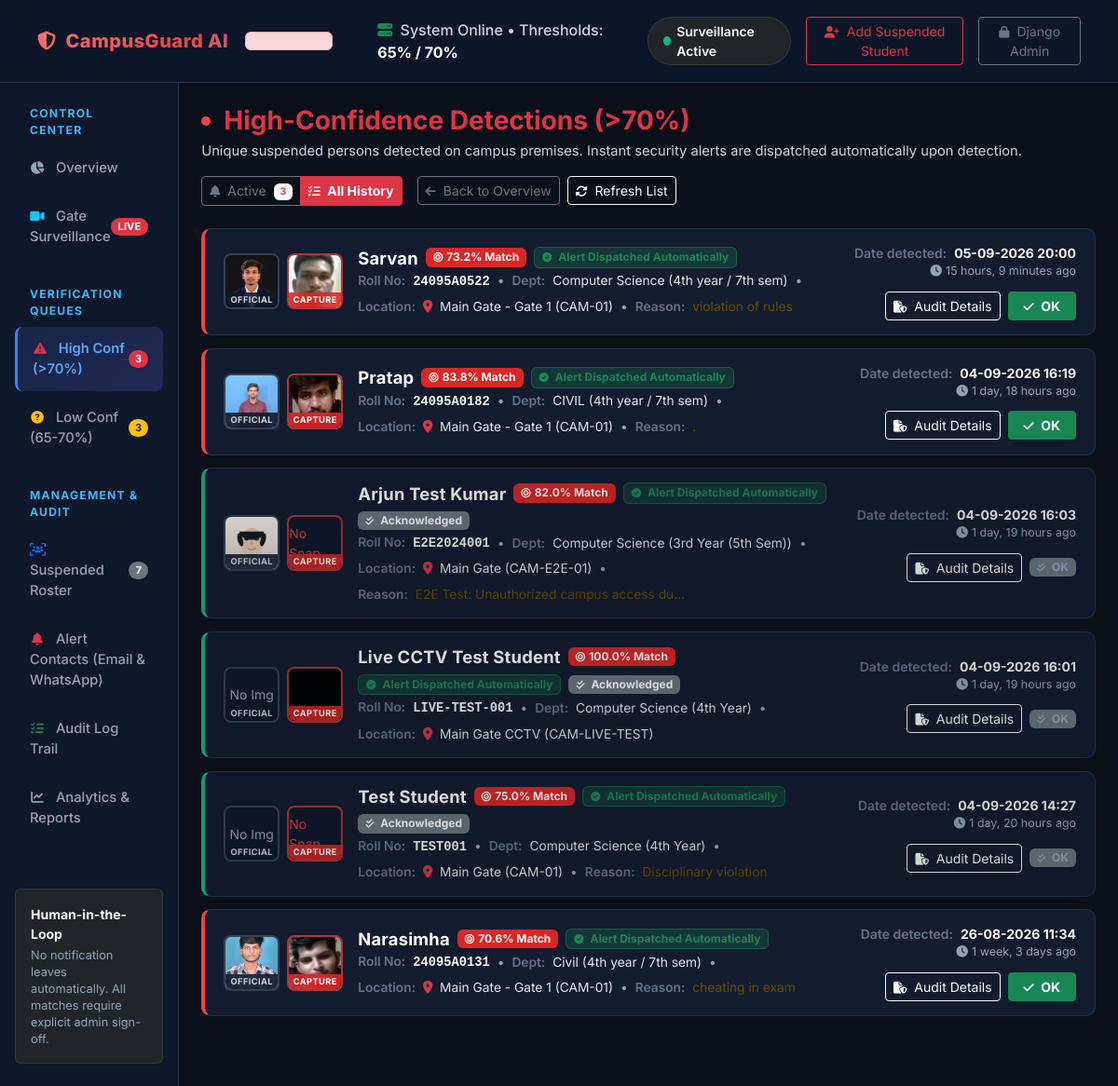
/queue/high-confidence/?show=all, run on the app's committed database.
### surveillance/models.py (models this page shows, shortened)
class DetectionLog(models.Model):
    STATUS_CHOICES = [
        ('pending', 'Pending Review'),
        ('low_confidence', 'Low Confidence Queue (65%-70%)'),
        ('high_confidence', 'High Confidence Queue (>70%)'),
        ('verified', 'Verified Match (Alert Sent)'),
        ('acknowledged', 'Acknowledged / OK'),
        ('rejected', 'Rejected (False Positive)'),
        ('unmatched', 'Unmatched / Discarded (<65%)'),
    ]
    matched_student = models.ForeignKey(
        SuspendedStudent,
        on_delete=models.SET_NULL,
        null=True,
        blank=True,
        related_name="detections",
        verbose_name="Matched Suspended Student"
    )
    camera_id = models.CharField(
        max_length=50,
        default="CAM-01",
        verbose_name="Camera ID / Stream Source"
    )
    location = models.CharField(
        max_length=150,
        default="Main Gate - Entry Point",
        verbose_name="Gate / Camera Location"
    )
    timestamp = models.DateTimeField(
        auto_now_add=True,
        verbose_name="Detection Timestamp"
    )
    confidence_score = models.FloatField(
        verbose_name="Match Confidence Score (0.0 - 1.0)"
    )
    snapshot_image = models.ImageField(
        upload_to='snapshots/%Y/%m/%d/',
        verbose_name="Surveillance Frame Snapshot / Cropped Face"
    )
    status = models.CharField(
        max_length=30,
        choices=STATUS_CHOICES,
        default='pending',
        verbose_name="Review Status"
    )
    admin_reviewed_by = models.ForeignKey(
        User,
        on_delete=models.SET_NULL,
        null=True,
        blank=True,
        related_name="reviewed_detections",
        verbose_name="Reviewed By Admin"
    )
    admin_notes = models.TextField(
        null=True,
        blank=True,
        verbose_name="Admin Review Notes"
    )
    alert_sent = models.BooleanField(
        default=False,
        verbose_name="Email Alert Dispatched"
    )
    alert_sent_at = models.DateTimeField(
        null=True,
        blank=True,
        verbose_name="Email Alert Sent Timestamp"
    )
    whatsapp_sent = models.BooleanField(
        default=False,
        verbose_name="WhatsApp Alert Dispatched"
    )
    whatsapp_sent_at = models.DateTimeField(
        null=True,
        blank=True,
        verbose_name="WhatsApp Alert Sent Timestamp"
    )
    class Meta:
        ordering = ['-timestamp']
        verbose_name = "Detection Log"
        verbose_name_plural = "Detection Logs"
    @property
    def confidence_percentage(self):
        return round(self.confidence_score * 100, 1)

### students/models.py (models this page shows, shortened)
class SuspendedStudent(models.Model):
    STATUS_CHOICES = [
        ('active', 'Active Suspension'),
        ('expired', 'Suspension Expired'),
    ]
    student_id = models.CharField(
        max_length=50,
        unique=True,
        verbose_name="Roll Number / Student ID",
        help_text="Unique student registration/roll number."
    )
    full_name = models.CharField(
        max_length=150,
        verbose_name="Full Name"
    )
    photo = models.ImageField(
        upload_to='students/profiles/',
        verbose_name="Reference Photo"
    )
    department = models.CharField(
        max_length=100,
        verbose_name="Department"
    )
    year = models.CharField(
        max_length=20,
        verbose_name="Year / Semester"
    )
    suspension_reason = models.TextField(
        verbose_name="Reason for Suspension"
    )
    suspension_start_date = models.DateField(
        verbose_name="Suspension Start Date"
    )
    suspension_end_date = models.DateField(
        verbose_name="Suspension End Date"
    )
    status = models.CharField(
        max_length=20,
        choices=STATUS_CHOICES,
        default='active',
        verbose_name="Suspension Status"
    )
    added_by = models.ForeignKey(
        User,
        on_delete=models.SET_NULL,
        null=True,
        blank=True,
        related_name="added_students",
        verbose_name="Added By Admin"
    )
    created_at = models.DateTimeField(
        auto_now_add=True,
        verbose_name="Created At"
    )
    class Meta:
        ordering = ['-created_at']
        verbose_name = "Suspended Student"
        verbose_name_plural = "Suspended Students"

### dashboard/views.py (the view)
# urls.py: path('queue/high-confidence/', views.high_confidence_queue, name='high_confidence_queue'),
def high_confidence_queue(request):
    show_all = request.GET.get('show') == 'all'
    base_query = DetectionLog.objects.filter(
        confidence_score__gte=0.70,
        matched_student__isnull=False
    ).exclude(status='rejected')
    if not show_all:
        base_query = base_query.exclude(status='acknowledged')
    latest_ids = (
        base_query.values('matched_student')
        .annotate(latest_id=Max('id'))
        .values_list('latest_id', flat=True)
    )
    detections = DetectionLog.objects.filter(id__in=latest_ids).select_related('matched_student').order_by('-timestamp')
    active_count = (
        DetectionLog.objects.filter(
            confidence_score__gte=0.70,
            matched_student__isnull=False
        ).exclude(status__in=['rejected', 'acknowledged'])
        .values('matched_student')
        .distinct()
        .count()
    )
    return render(request, 'dashboard/high_confidence_queue.html', {
        'detections': detections,
        'show_all': show_all,
        'active_count': active_count,
    })

### templates/dashboard/high_confidence_queue.html (shortened to what this page needs)
{% extends 'base.html' %}
{% load static %}
{% block content %}
<div class="container-fluid px-0">
    <div class="d-flex flex-wrap align-items-center justify-content-between gap-3 mb-4">
        <div>
            <div class="d-flex align-items-center gap-2">
                <span class="cg-pulse-dot"></span>
                <h2 class="h3 fw-bold mb-0 text-danger">High-Confidence Detections (&gt;70%)</h2>
            </div>
            <p class="small mb-0 mt-1" style="color: #cbd5e1; font-weight: 400; font-size: 0.92rem;">
                Unique suspended persons detected on campus premises. Instant security alerts are dispatched automatically upon detection.
            </p>
        </div>
        <div class="d-flex flex-wrap align-items-center gap-2">
            <div class="btn-group btn-group-sm me-2" role="group">
                <a href="{% url 'dashboard:high_confidence_queue' %}"
                   class="btn {% if not show_all %}btn-danger fw-bold{% else %}btn-outline-secondary{% endif %}">
                    <i class="fa-solid fa-bell me-1"></i> Active
                    {% if active_count > 0 %}<span class="badge bg-white text-danger ms-1">{{ active_count }}</span>{% endif %}
                </a>
                <a href="{% url 'dashboard:high_confidence_queue' %}?show=all"
                   class="btn {% if show_all %}btn-danger fw-bold{% else %}btn-outline-secondary{% endif %}">
                    <i class="fa-solid fa-list-check me-1"></i> All History
                </a>
            </div>
            <a href="{% url 'dashboard:overview' %}" class="btn btn-outline-secondary btn-sm">
                <i class="fa-solid fa-arrow-left me-1"></i> Back to Overview
            </a>
            <button onclick="window.location.reload()" class="btn btn-sm btn-outline-light">
                <i class="fa-solid fa-rotate me-1"></i> Refresh List
            </button>
        </div>
    </div>
    {% if detections %}
    <div class="cg-content-view-container">
        {% for log in detections %}
        <div class="cg-content-row {% if log.status == 'acknowledged' %}acknowledged{% endif %} d-flex flex-column flex-md-row align-items-start align-items-md-center justify-content-between gap-3">
            <div class="cg-content-thumb-container">
                <div class="cg-content-thumb-box" title="Official Reference Photo">
                    {% if log.matched_student.photo %}
                    <img src="{{ log.matched_student.photo.url }}" alt="Official Reference">
                    {% else %}
                    <div class="w-100 h-100 d-flex align-items-center justify-content-center text-muted small">No Img</div>
                    {% endif %}
                    <span class="cg-thumb-tag">Official</span>
                </div>
                <div class="cg-content-thumb-box capture-box" title="Surveillance Gate Capture">
                    {% if log.snapshot_image %}
                    <img src="{{ log.snapshot_image.url }}" alt="Gate Capture">
                    {% else %}
                    <div class="w-100 h-100 d-flex align-items-center justify-content-center text-danger small">No Snap</div>
                    {% endif %}
                    <span class="cg-thumb-tag capture-tag">Capture</span>
                </div>
            </div>
            <div class="flex-grow-1 min-w-0">
                <div class="d-flex flex-wrap align-items-center gap-2 mb-1">
                    <h5 class="cg-content-title mb-0">{{ log.matched_student.full_name }}</h5>
                    <span class="badge badge-high py-1 px-2">
                        <i class="fa-solid fa-bullseye me-1"></i>{{ log.confidence_percentage }}% Match
                    </span>
                    <span class="badge bg-success bg-opacity-25 text-success border border-success border-opacity-50 py-1 px-2">
                        <i class="fa-solid fa-circle-check me-1"></i> Alert Dispatched Automatically
                    </span>
                    {% if log.status == 'acknowledged' %}
                    <span class="badge bg-secondary py-1 px-2">
                        <i class="fa-solid fa-check-double me-1"></i> Acknowledged
                    </span>
                    {% endif %}
                </div>
                <div class="cg-content-meta-line d-flex flex-wrap align-items-center gap-2">
                    <span>
                        <span class="cg-content-meta-label">Roll No:</span>
                        <span class="font-monospace text-light fw-bold">{{ log.matched_student.student_id }}</span>
                    </span>
                    <span class="text-muted">&bull;</span>
                    <span>
                        <span class="cg-content-meta-label">Dept:</span>
                        <span class="cg-content-meta-val">{{ log.matched_student.department }} ({{ log.matched_student.year }})</span>
                    </span>
                    <span class="text-muted">&bull;</span>
                    <span>
                        <span class="cg-content-meta-label">Location:</span>
                        <i class="fa-solid fa-location-dot text-danger me-1"></i>
                        <span class="cg-content-meta-val">{{ log.location }} ({{ log.camera_id }})</span>
                    </span>
                    {% if log.matched_student.suspension_reason %}
                    <span class="text-muted">&bull;</span>
                    <span>
                        <span class="cg-content-meta-label">Reason:</span>
                        <span class="text-warning-emphasis">{{ log.matched_student.suspension_reason|truncatechars:40 }}</span>
                    </span>
                    {% endif %}
                </div>
            </div>
            <div class="d-flex flex-column align-items-start align-items-md-end justify-content-center gap-2 flex-shrink-0">
                <div class="text-muted small text-md-end">
                    <div>
                        <span class="cg-content-meta-label">Date detected:</span>
                        <strong class="text-light">{{ log.timestamp|date:"d-m-Y H:i" }}</strong>
                    </div>
                    <div class="text-muted" style="font-size: 0.78rem;">
                        <i class="fa-solid fa-clock me-1"></i>{{ log.timestamp|timesince }} ago
                    </div>
                </div>
                <div class="d-flex align-items-center gap-2 mt-1">
                    <a href="{% url 'dashboard:detection_detail' log.id %}" class="btn btn-outline-light btn-sm py-1 px-2" title="Audit Evidence & Logs">
                        <i class="fa-solid fa-file-shield me-1"></i> Audit Details
                    </a>
                    {% if log.status != 'acknowledged' %}
                    <form method="post" action="{% url 'dashboard:acknowledge_detection' log.id %}" class="d-inline">
                        <button type="submit" class="btn btn-success btn-sm py-1 px-3 fw-bold shadow-sm" title="Acknowledge detection and mark as OK">
                            <i class="fa-solid fa-check me-1"></i> OK
                        </button>
                    </form>
                    {% else %}
                    <span class="badge bg-secondary py-1 px-2 text-muted">
                        <i class="fa-solid fa-check-double me-1"></i> OK
                    </span>
                    {% endif %}
                </div>
            </div>
        </div>
        {% endfor %}
    </div>
    {% endif %}
</div>
{% endblock %}

### static/css/styles.css (style rules this page uses)
:root { --cg-bg-main: #0b0f19; --cg-bg-card: #131b2e; --cg-bg-card-hover: #1a243d; --cg-bg-sidebar: #0f172a; --cg-border-color: #243049; --cg-text-primary: #f8fafc; --cg-text-secondary: #94a3b8; --cg-text-muted: #64748b; --cg-accent-red: #ef4444; --cg-accent-orange: #f97316; --cg-accent-green: #10b981; --cg-accent-blue: #3b82f6; --cg-accent-purple: #8b5cf6; --cg-glow-red: rgba(239, 68, 68, 0.25); --cg-glow-green: rgba(16, 185, 129, 0.2); }
body { background-color: var(--cg-bg-main); color: var(--cg-text-primary); font-family: 'Inter', system-ui, -apple-system, sans-serif; min-height: 100vh; display: flex; flex-direction: column; overflow-x: hidden; }
.text-muted { color: #94a3b8 !important; }
.btn i { font-size: 0.8rem; }
.badge i { font-size: 0.65rem; }
.cg-pulse-dot { display: inline-block; width: 10px; height: 10px; border-radius: 50%; background-color: var(--cg-accent-red); box-shadow: 0 0 0 rgba(239, 68, 68, 0.4); animation: pulse-red 1.8s infinite; margin-right: 6px; }
.badge-high { background-color: #dc2626; color: #ffffff; }
.cg-content-row { background: var(--cg-bg-card); border: 1px solid var(--cg-border-color); border-left: 4px solid #ef4444; border-radius: 10px; padding: 0.95rem 1.25rem; margin-bottom: 0.85rem; transition: all 0.2s ease-in-out; position: relative; }
.cg-content-row.acknowledged { border-left-color: #10b981; opacity: 0.85; }
.cg-content-thumb-container { display: flex; align-items: center; gap: 8px; }
.cg-content-thumb-box { position: relative; width: 60px; height: 60px; border-radius: 8px; overflow: hidden; border: 2px solid #334155; background: #0f172a; flex-shrink: 0; }
.cg-content-thumb-box img { width: 100%; height: 100%; object-fit: cover; display: block; }
.cg-content-thumb-box.capture-box { border-color: rgba(239, 68, 68, 0.7); }
.cg-thumb-tag { position: absolute; bottom: 0; left: 0; right: 0; font-size: 0.58rem; text-align: center; font-weight: 700; text-transform: uppercase; letter-spacing: 0.4px; padding: 1px 0; background: rgba(15, 23, 42, 0.88); color: #cbd5e1; backdrop-filter: blur(2px); }
.cg-thumb-tag.capture-tag { background: rgba(220, 38, 38, 0.9); color: #ffffff; }
.cg-content-title { font-size: 1.15rem; font-weight: 700; color: #ffffff; letter-spacing: 0.2px; }
.cg-content-meta-line { color: var(--cg-text-secondary); font-size: 0.86rem; line-height: 1.4; }
.cg-content-meta-label { color: #64748b; font-weight: 600; margin-right: 4px; }
.cg-content-meta-val { color: #e2e8f0; }

### data on the page
DetectionLog: matched_student.photo (picture), snapshot_image (picture), matched_student.full_name "Sarvan", confidence_percentage "73.2", matched_student.student_id "24095A0522", matched_student.department "Computer Science", matched_student.year "4th year / 7th sem", location "Main Gate - Gate 1", camera_id "CAM-01", matched_student.suspension_reason "violation of rules", timestamp "05-09-2026 20:00", timestamp "15 hours, 9 minutes"
DetectionLog: matched_student.photo (picture), snapshot_image (picture), matched_student.full_name "Pratap", confidence_percentage "83.8", matched_student.student_id "24095A0182", matched_student.department "CIVIL", matched_student.year "4th year / 7th sem", location "Main Gate - Gate 1", camera_id "CAM-01", matched_student.suspension_reason ".", timestamp "04-09-2026 16:19", timestamp "1 day, 18 hours"
DetectionLog: matched_student.photo (picture), snapshot_image "No Snap", matched_student.full_name "Arjun Test Kumar", confidence_percentage "82.0", status "acknowledged" (drawn), matched_student.student_id "E2E2024001", matched_student.department "Computer Science", matched_student.year "3rd Year (5th Sem)", location "Main Gate", camera_id "CAM-E2E-01", matched_student.suspension_reason "E2E Test: Unauthorized campus access du…", timestamp "04-09-2026 16:03", timestamp "1 day, 19 hours"
DetectionLog: shows "No Img", snapshot_image (picture), matched_student.full_name "Live CCTV Test Student", confidence_percentage "100.0", status "acknowledged" (drawn), matched_student.student_id "LIVE-TEST-001", matched_student.department "Computer Science", matched_student.year "4th Year", location "Main Gate CCTV", camera_id "CAM-LIVE-TEST", timestamp "04-09-2026 16:01", timestamp "1 day, 19 hours"
DetectionLog: shows "No Img", snapshot_image "No Snap", matched_student.full_name "Test Student", confidence_percentage "75.0", status "acknowledged" (drawn), matched_student.student_id "TEST001", matched_student.department "Computer Science", matched_student.year "4th Year", location "Main Gate", camera_id "CAM-01", matched_student.suspension_reason "Disciplinary violation", timestamp "04-09-2026 14:27", timestamp "1 day, 20 hours"
DetectionLog: matched_student.photo (picture), snapshot_image (picture), matched_student.full_name "Narasimha", confidence_percentage "70.6", matched_student.student_id "24095A0131", matched_student.department "Civil", matched_student.year "4th year / 7th sem", location "Main Gate - Gate 1", camera_id "CAM-01", matched_student.suspension_reason "cheating in exam", timestamp "26-08-2026 11:34", timestamp "1 week, 3 days"

### other printed values
{{ nav_high_conf_count }} "3"
{{ nav_low_conf_count }} "3"
{{ nav_active_students }} "7"
{{ active_count }} "3"
